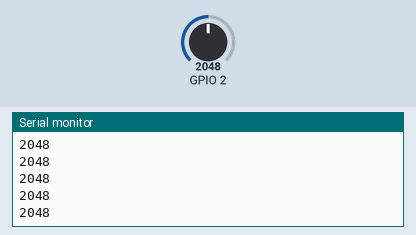
Bench run of a sketch on a simulated ESP32. Shown: the last lines printed to the serial monitor. The inputs (shaded band) are chosen by the test bench; at power-on: GPIO 2 = 2048.

Above: at 1.2 s.
1.3 s: GPIO 2 set to 2866
At 1.32 s:
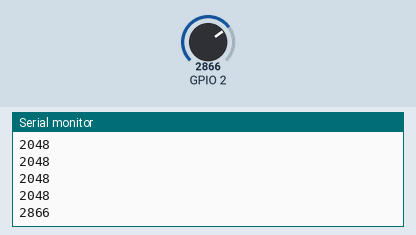
2.8 s: GPIO 2 set to 3603
At 2.82 s:
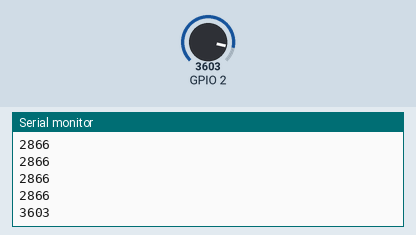
Timing chart, 0 to 5.8 s (numbered marks = the images above; inputs shaded):
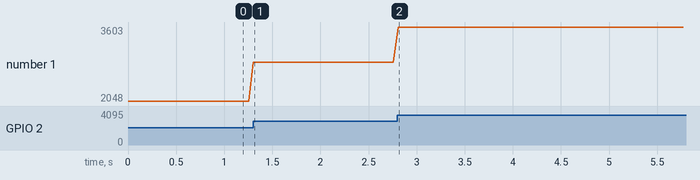

The sketch:

leitorAudioESP32Cam.ino
```cpp
/*
#include <WiFi.h>                 //importa biblioteca para conectar esp32 com wifi
#include <IOXhop_FirebaseESP32.h> //importa biblioteca para esp32 se comunicar com firebase
#include <ArduinoJson.h>          //importa biblioteca para colocar informação no formato json, utilizado no firebase (intalar versão 5)

// fazendo definições para não repetir muito texto durante o código
#define WIFI_SSID "Galaxy A51 7C6A"                // substitua "Nome_do_seu_wifi" pelo nome da sua rede wifi
#define WIFI_PASSWORD "adez6361"           // substitua "Senha_do_seu_wifi" pela senha da sua rede wifi
#define FIREBASE_HOST "https://esp32cambianch-default-rtdb.firebaseio.com"  // substitua "Link_do_seu_banco_de_dados" pelo link do seu banco de dados
#define FIREBASE_AUTH "G6Zdg1WiBv3GSPeV5fyHdjb7KTzZfzL64ZZyKIqx" // substitua "Senha_do_seu_banco_de_dados" pela senha do seu banco de dados
*/
int micVolume = 0;
int i = 0;
void setup() {
  // put your setup code here, to run once:
  Serial.begin(115200);
  /*WiFi.begin(WIFI_SSID, WIFI_PASSWORD); // inicia comunicação com wifi com rede definica anteriormente

    Serial.print("Conectando ao wifi");   // imprime "Conectando ao wifi"
    while (WiFi.status() != WL_CONNECTED) // enquanto se conecta ao wifi fica colocando pontos
    {
        Serial.print(".");
        delay(300);
    }
    Serial.println(); // imprime pulo de linha

    Firebase.begin(FIREBASE_HOST, FIREBASE_AUTH); // inicia comunicação com firebase definido anteriormente
  */
}

void loop() {
  // put your main code here, to run repeatedly:
  micVolume = (analogRead(2));
  Serial.println(micVolume);
  //Firebase.setInt("/Som", micVolume);
  delay(50);
}
```

Measured:
- after the input at 1.3 s, the serial monitor: prints a new line at once (image 1)
- after the input at 2.8 s, the serial monitor: prints a new line at once (image 2)
- plotted number 1: 2048 → 2866 after the input at 1.3 s, 2866 → 3603 after the input at 2.8 s
